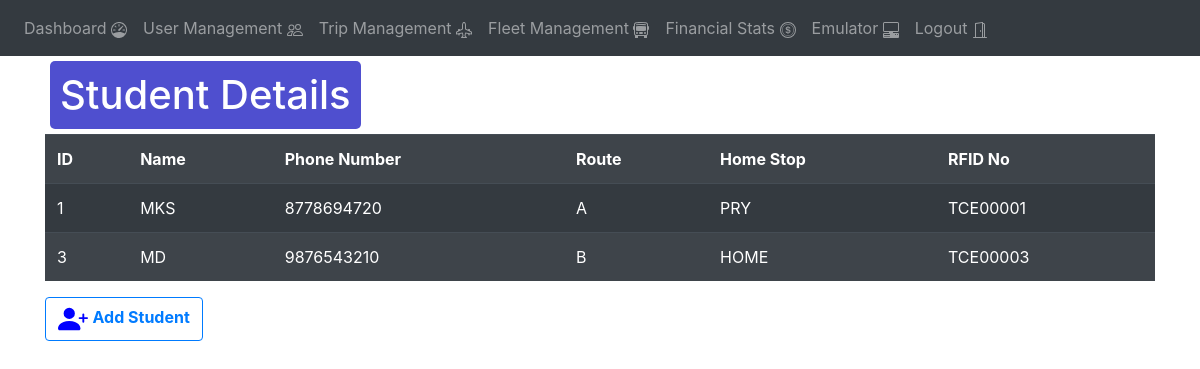
Page /admin-user-management (signed in) on the committed database.
### website/models.py (models this page shows)
class User(db.Model, UserMixin):
    id = db.Column(db.Integer, primary_key=True)
    name = db.Column(db.String(30))
    email = db.Column(db.String(50), unique=True)
    password = db.Column(db.String(25))
    phone_number = db.Column(db.String(15))
    type = db.Column(db.String(1))
    rfid_number = db.Column(db.String(10))

class Student_details(db.Model , UserMixin):
    id = db.Column(db.Integer, primary_key=True)
    route = db.Column(db.String(1))
    parents_phone = db.Column(db.String(15))
    student_chat_id = db.Column(db.String(30))
    parent_chat_id = db.Column(db.String(30))
    trigger_phase = db.Column(db.String(30))
    home_phase = db.Column(db.String(30))
    alrt_s_before_stop = db.Column(db.String(1))
    alrt_s_stop_reached = db.Column(db.String(1))
    alrt_s_trip_initiated = db.Column(db.String(1))
    alrt_p_boarded_bus = db.Column(db.String(1))
    alrt_p_before_stop = db.Column(db.String(1))
    alrt_p_smart_alert = db.Column(db.String(1))

### website/views.py (the view)
@views.route('/admin-user-management', methods=['GET', 'POST'])
@login_required
def admin_user_management():
    students = User.query.filter_by(type = "S").all()
    student_details = Student_details.query.all()
    return render_template("admin_user_management.html" , user = current_user , students= students , student_details=student_details )

### website/__init__.py (called while the page is built)
def create_app():
    app = Flask(__name__)
    app.config['SECRET_KEY'] = '#itsactuallyapassword'
    app.config['SQLALCHEMY_DATABASE_URI'] = f'sqlite:///{DB_NAME}'
    db.init_app(app)
    from .views import views
    from .auth import auth
    app.register_blueprint(views, url_prefix='/')
    app.register_blueprint(auth, url_prefix='/')
    from .models import User
    create_database(app)
    login_manager = LoginManager()
    login_manager.login_view = 'auth.login'
    login_manager.init_app(app)
    @login_manager.user_loader
    def load_user(id):
        return User.query.get(int(id))
    return app

### website/templates/admin_user_management.html (shortened to what this page needs)
{% extends "base.html" %}
{% block content %}
<div>
    <h1 align="center" class="heading">Student Details</h1>
    <table class="table table-striped table-dark">
        <tr>
            <th>ID</th>
            <th>Name</th>
            <th>Phone Number</th>
            <th>Route</th>
            <th>Home Stop</th>
            <th>RFID No</th>
        </tr>
        {% for s in students%}
        <tr>
            <td>{{s.id}}</td>
            <td>{{s.name}}</td>
            <td>{{s.phone_number}}</td>
            <td>
                {% for sd in student_details%}
                {%if s.id == sd.id %}
                {{sd.route}}
                {%endif%}
                {%endfor%}
            </td>
            <td>
                {% for sd in student_details%}
                {%if s.id == sd.id%}
                {{sd.home_phase}}
                {%endif%}
                {%endfor%}
            </td>
            <td>{{s.rfid_number}}</td>
        </tr>
        {%endfor%}
    </table>
    <a class="btn btn-outline-primary" href="/sign-up" >
        <b> Add Student</b>
    </a>
</div>
{% endblock %}

### website/static/style.css (style rules this page uses)
.heading { background-color: rgb(79, 79, 207); border-radius: 5px; margin: 5px; width: fit-content; vertical-align: middle; color: white; padding: 10px; }

### rows in the picture
User: id "1", name "MKS", phone_number "8778694720", rfid_number "TCE00001"
Student_details: route "A", home_phase "PRY"
User: id "3", name "MD", phone_number "9876543210", rfid_number "TCE00003"
Student_details: route "B", home_phase "HOME"
